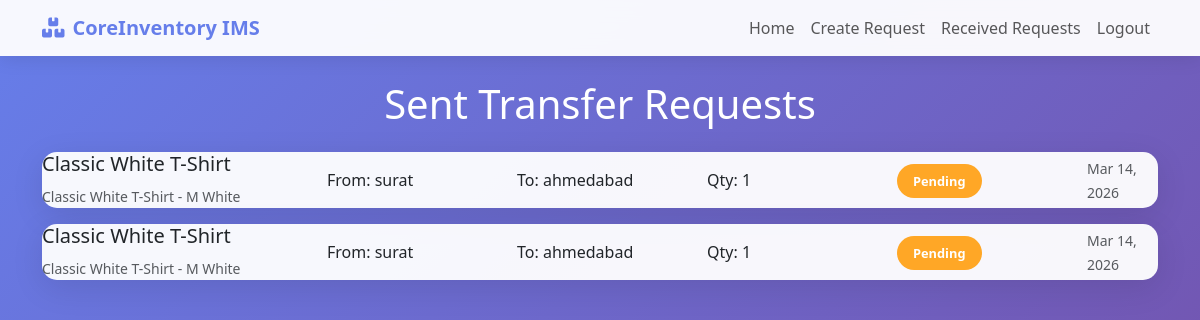
Page /transfers/sent/ (signed in) on the earlier database version.
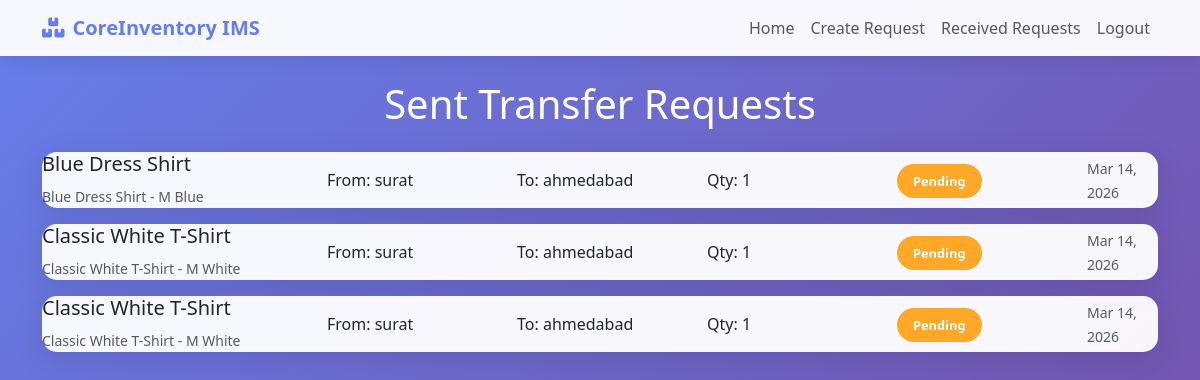
Same page on the later database version.
### transfers/models.py (models this page shows, shortened)
class TransferRequest(models.Model):
    STATUS_CHOICES = [
        ('pending', 'Pending'),
        ('accepted', 'Accepted'),
        ('rejected', 'Rejected'),
    ]
    from_warehouse = models.ForeignKey('warehouses.Warehouse', on_delete=models.CASCADE, related_name='sent_transfers')
    to_warehouse = models.ForeignKey('warehouses.Warehouse', on_delete=models.CASCADE, related_name='received_transfers')
    product_variant = models.ForeignKey('products.ProductVariant', on_delete=models.CASCADE)
    quantity = models.PositiveIntegerField()
    status = models.CharField(max_length=20, choices=STATUS_CHOICES, default='pending')
    requested_by = models.ForeignKey(settings.AUTH_USER_MODEL, on_delete=models.CASCADE)
    created_at = models.DateTimeField(auto_now_add=True)
    accepted_at = models.DateTimeField(null=True, blank=True)

### products/models.py (models this page shows, shortened)
class ProductVariant(models.Model):
    product = models.ForeignKey(Product, on_delete=models.CASCADE, related_name='variants')
    size = models.CharField(max_length=20, blank=True)
    color = models.CharField(max_length=50, blank=True)
    stock_quantity = models.PositiveIntegerField(default=0)  # Keep for backward compatibility, but use warehouse stocks
    def __str__(self):
        return f"{self.product.name} - {self.size} {self.color}".strip()

class Product(models.Model):
    name = models.CharField(max_length=200)
    description = models.TextField(blank=True)
    category = models.ForeignKey(Category, on_delete=models.SET_NULL, null=True, blank=True, related_name='products')
    sku = models.CharField(max_length=100, unique=True)
    barcode = models.CharField(max_length=100, blank=True)
    unit_price = models.DecimalField(max_digits=10, decimal_places=2)
    cost_price = models.DecimalField(max_digits=10, decimal_places=2)
    reorder_level = models.PositiveIntegerField(default=0)
    image = models.URLField(max_length=500, blank=True, null=True)
    is_active = models.BooleanField(default=True)
    created_at = models.DateTimeField(auto_now_add=True)
    updated_at = models.DateTimeField(auto_now=True)
    class Meta:
        ordering = ['name']

### warehouses/models.py (models this page shows, shortened)
class Warehouse(models.Model):
    id = models.IntegerField(primary_key=True)
    name = models.CharField(max_length=100)
    city = models.CharField(max_length=100, blank=True, default='')
    created_at = models.DateTimeField(default=timezone.now)
    manager = models.ForeignKey('accounts.User', on_delete=models.SET_NULL, null=True, blank=True, related_name='managed_warehouses')

### transfers/views.py (the view)
# urls.py: path('sent/', views.sent_requests, name='sent_requests'),
@login_required
def sent_requests(request):
    requests = TransferRequest.objects.filter(requested_by=request.user).order_by('-created_at')
    return render(request, 'transfers/sent_requests.html', {'requests': requests})

### templates/transfers/sent_requests.html (shortened to what this page needs)
<!DOCTYPE html>
<html lang="en">
<head>
    <link href="https://cdn.jsdelivr.net/npm/bootstrap@5.3.0/dist/css/bootstrap.min.css" rel="stylesheet">
    <link href="https://cdnjs.cloudflare.com/ajax/libs/font-awesome/6.0.0/css/all.min.css" rel="stylesheet">
</head>
<body>
    <nav class="navbar navbar-expand-lg navbar-light">
        <div class="container">
            <a class="navbar-brand" href="{% url 'home' %}">
                <i class="fas fa-boxes me-2"></i>CoreInventory IMS
            </a>
            <div class="navbar-nav ms-auto">
                <a class="nav-link" href="{% url 'home' %}">Home</a>
                <a class="nav-link" href="{% url 'transfers:create' %}">Create Request</a>
                <a class="nav-link" href="{% url 'transfers:received_requests' %}">Received Requests</a>
                <a class="nav-link" href="{% url 'logout' %}">Logout</a>
            </div>
        </div>
    </nav>
    <div class="container mt-4">
        <div class="row">
            <div class="col-12">
                <h1 class="text-white text-center mb-4">Sent Transfer Requests</h1>
            </div>
        </div>
        {% if requests %}
        <div class="row">
            {% for request in requests %}
            <div class="col-12">
                <div class="request-card">
                    <div class="card-body">
                        <div class="row align-items-center">
                            <div class="col-md-3">
                                <h5>{{ request.product_variant.product.name }}</h5>
                                <small class="text-muted">{{ request.product_variant }}</small>
                            </div>
                            <div class="col-md-2">
                                <p class="mb-0">From: {{ request.from_warehouse.name }}</p>
                            </div>
                            <div class="col-md-2">
                                <p class="mb-0">To: {{ request.to_warehouse.name }}</p>
                            </div>
                            <div class="col-md-2">
                                <p class="mb-0">Qty: {{ request.quantity }}</p>
                            </div>
                            <div class="col-md-2">
                                <span class="status-badge status-{{ request.status }}">{{ request.get_status_display }}</span>
                            </div>
                            <div class="col-md-1">
                                <small class="text-muted">{{ request.created_at|date:"M d, Y" }}</small>
                            </div>
                        </div>
                    </div>
                </div>
            </div>
            {% endfor %}
        </div>
        {% endif %}
    </div>
</body>
</html>

Differences in the rows shown:
added TransferRequest: product_variant.product.name "Blue Dress Shirt", product_variant "Blue Dress Shirt - M Blue", from_warehouse.name "surat", to_warehouse.name "ahmedabad", quantity "1", status "Pending", created_at "Mar 14, 2026"
